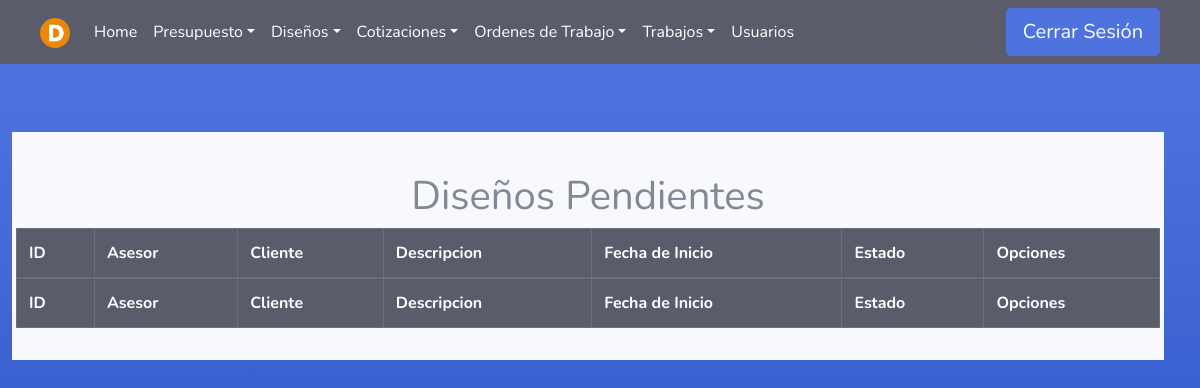
Before: /Diseno/ (signed in) with the older database file.
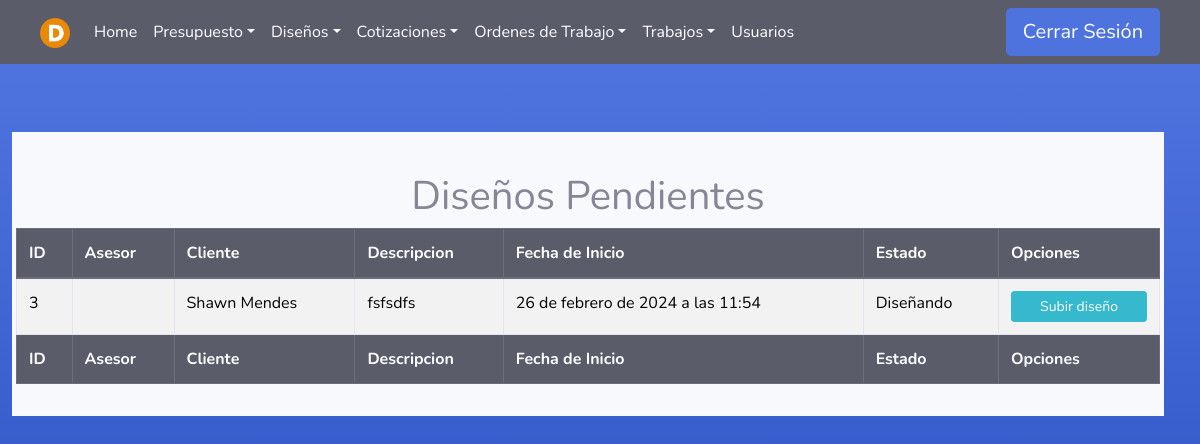
After: the same page with the newer database file.
### Asesores/models.py (models this page shows)
class Presupuesto(models.Model):
    asesor = models.ForeignKey(User, on_delete=models.PROTECT, null=False, blank=False)
    fecha_inicio = models.DateTimeField(null=False, auto_now_add=True, blank=False)
    cliente = models.CharField(max_length=100, null=False, blank=False)
    descripcion = models.TextField(null=False, blank=False)
    estado=models.TextField(null=True, blank=True)
    fecha_fin = models.DateTimeField(null=True, blank=True)

### Disenadores/views.py (the view)
# urls.py: path('', asesor_views.listadoP , name='Presupuesto'),
@login_required(login_url='index')
def listadoP(request):
    user = request.user
    if user.groups.filter(name='Designer').exists():
        pres = Presupuesto.objects.filter(fecha_fin=None, estado='Diseñando')
        return render(request, 'Designer/listado_disenos_pendientes.html', {'pres': pres})
    elif (user.groups.filter(name='Administrador').exists()):
        pres = Presupuesto.objects.filter(fecha_fin=None, asesor=user, estado='Diseñando')
        return render(request, 'Designer/listado_disenos_pendientes.html', {'pres': pres})
    elif (user.is_superuser):
        pres = Presupuesto.objects.filter(fecha_fin=None, estado='Diseñando')
        return render(request, 'Designer/listado_disenos_pendientes.html', {'pres': pres})
    else:
        error = "No tienes permiso para acceder a esta página."
        return render(request, '404.html', {'error': error})

### Templates/Designer/listado_disenos_pendientes.html
{% extends 'tables.html' %}
{% block botones%}
<div class="text-center">
    <br>
    <h1>Diseños Pendientes</h1>
</div>
{% endblock %}
{% load static %}
{% block head %}
<th>ID</th>
{% if user.is_superuser or user.groups.all.0.name == "Administrador" %}
<th>Asesor</th>
{% endif %}
<th>Cliente</th>
<th>Descripcion</th>
<th>Fecha de Inicio</th>
<th>Estado</th>
<th>Opciones</th>
{% endblock %}
{% block tbody %}
{% for p in pres %}
<tr>
    <td>{{ p.id }}</td>
    {% if user.is_superuser or user.groups.all.0.name == "Administrador" %}
    <td>{{ p.asesor.first_name}} {{ p.asesor.last_name}}</td>
    {% endif %}
    <td>{{ p.cliente }}</td>
    <td>{{ p.descripcion }}</td>
    <td>{{ p.fecha_inicio }}</td>
    <td>{{ p.estado }}</td>
    <td>
        <div>
            <a class="btn btn-info btn-sm btn-block" href="/Diseno/SubirArchivo/{{p.id }}">Subir diseño</a>
        </div>
    </td>
</tr>
{% endfor %}
{% endblock %}
{% block footer %}
<th>ID</th>
{% if user.is_superuser or user.groups.all.0.name == "Administrador" %}
<th>Asesor</th>
{% endif %}
<th>Cliente</th>
<th>Descripcion</th>
<th>Fecha de Inicio</th>
<th>Estado</th>
<th>Opciones</th>
{% endblock %}

Changed rows visible on the page:
added Presupuesto: id "3", cliente "Shawn Mendes", descripcion "fsfsdfs", fecha_inicio "26 de febrero de 2024 a las 11:54", estado "Diseñando"
